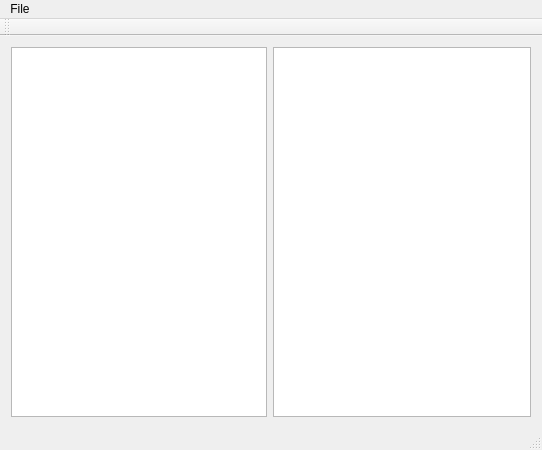
<?xml version="1.0" encoding="UTF-8"?>
<ui version="4.0">
 <class>MainWindow</class>
 <widget class="QMainWindow" name="MainWindow">
  <property name="geometry">
   <rect>
    <x>0</x>
    <y>0</y>
    <width>542</width>
    <height>450</height>
   </rect>
  </property>
  <property name="windowTitle">
   <string>MainWindow</string>
  </property>
  <widget class="QWidget" name="centralWidget">
   <layout class="QFormLayout" name="formLayout">
    <item row="0" column="0">
     <widget class="my_GraphicsView" name="graphicsView"/>
    </item>
    <item row="0" column="1">
     <widget class="my_GraphicsView" name="graphicsView_2"/>
    </item>
   </layout>
  </widget>
  <widget class="QMenuBar" name="menuBar">
   <property name="geometry">
    <rect>
     <x>0</x>
     <y>0</y>
     <width>542</width>
     <height>27</height>
    </rect>
   </property>
   <widget class="QMenu" name="menuFile">
    <property name="title">
     <string>File</string>
    </property>
    <addaction name="actionOpen_NN"/>
    <addaction name="actionSave_NN"/>
    <addaction name="actionSave_NN_as"/>
   </widget>
   <addaction name="menuFile"/>
  </widget>
  <widget class="QToolBar" name="mainToolBar">
   <attribute name="toolBarArea">
    <enum>TopToolBarArea</enum>
   </attribute>
   <attribute name="toolBarBreak">
    <bool>false</bool>
   </attribute>
  </widget>
  <widget class="QStatusBar" name="statusBar"/>
  <action name="actionOpen_NN">
   <property name="text">
    <string>Open NN</string>
   </property>
  </action>
  <action name="actionSave_NN">
   <property name="text">
    <string>Save NN</string>
   </property>
  </action>
  <action name="actionSave_NN_as">
   <property name="text">
    <string>Save NN as</string>
   </property>
  </action>
 </widget>
 <layoutdefault spacing="6" margin="11"/>
 <customwidgets>
  <customwidget>
   <class>my_GraphicsView</class>
   <extends>QGraphicsView</extends>
   <header>my_graphicsview.h</header>
  </customwidget>
 </customwidgets>
 <resources/>
 <connections/>
</ui>
